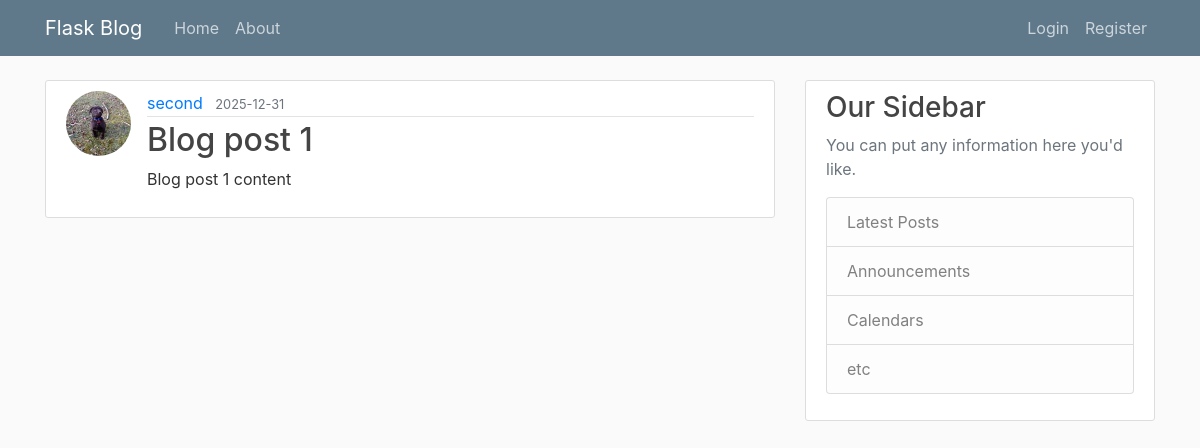
Page /home on the earlier database version.
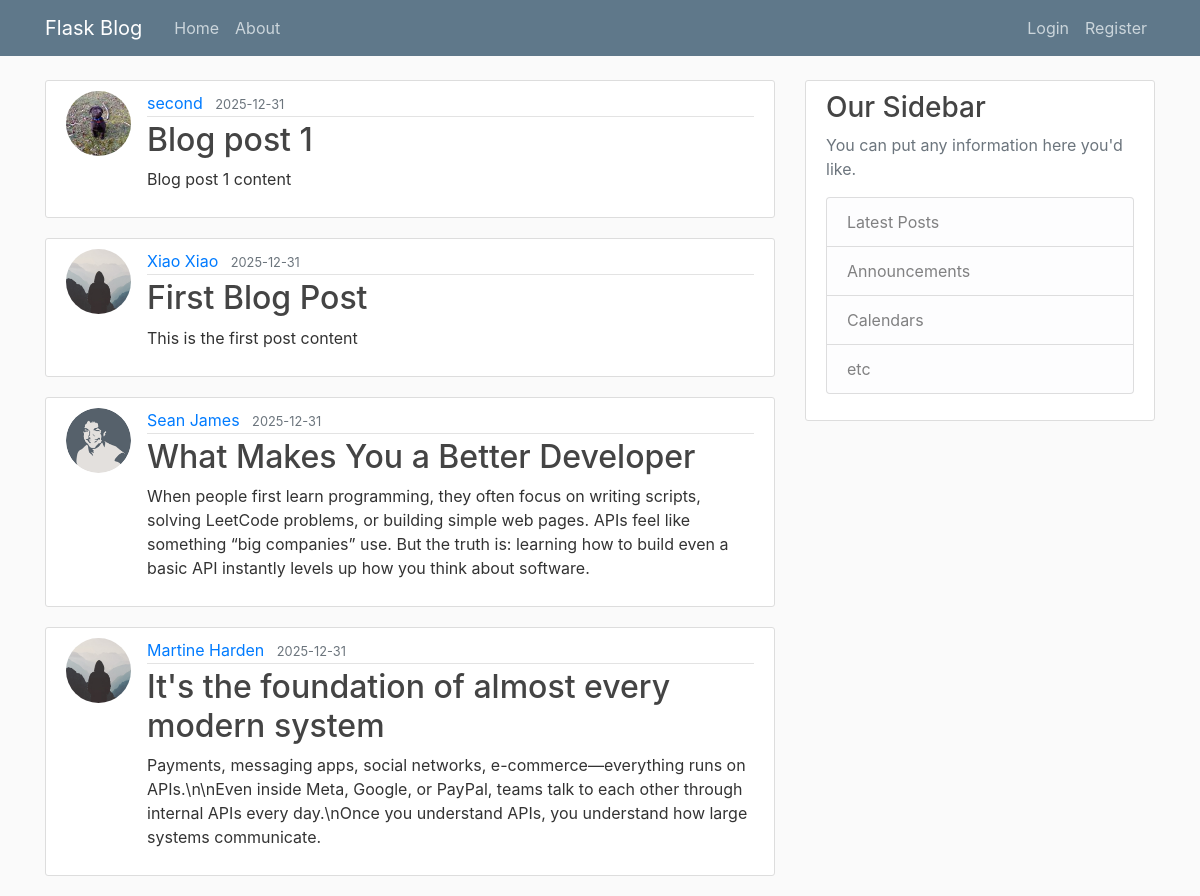
Same page on the later database version.
### flaskblog/models.py (models this page shows, shortened)
class Post(db.Model):
    __tablename__ = 'post'
    id = db.Column(db.Integer, primary_key=True)
    title = db.Column(db.String, nullable=False)
    date_posted = db.Column(db.DateTime, nullable=False, default=datetime.utcnow)
    content = db.Column(db.Text, nullable=False)
    user_id = db.Column(db.Integer, db.ForeignKey('user.id'), nullable=False)

class User(db.Model, UserMixin):
    __tablename__ = 'user'  # explicitly name the table
    id = db.Column(db.Integer, primary_key=True)
    username = db.Column(db.String, unique=True, nullable=False)
    email = db.Column(db.String, unique=True, nullable=False)
    image_file = db.Column(db.String, nullable=False, default='default.jpg')
    password = db.Column(db.String, nullable=False)
    posts = db.relationship('Post', backref='author', lazy=True)

### flaskblog/routes.py (the view)
@app.route("/")
@app.route("/home")
def home():
    posts = Post.query.all()
    return render_template("home.html", posts=posts)

### flaskblog/templates/home.html
{% extends "layout.html" %}
{% block content %}
    {% for post in posts %}
        <article class="media content-section">
          <img class="rounded-circle article-img" src="{{ url_for('static', filename='profile_pics/' + post.author.image_file) }}">
          <div class="media-body">
            <div class="article-metadata">
              <a class="mr-2" href="#">{{ post.author.username }}</a>
              <small class="text-muted">{{ post.date_posted.strftime('%Y-%m-%d') }}</small>
            </div>
            <h2><a class="article-title" href="{{ url_for('post', post_id=post.id) }}">{{ post.title }}</a></h2>
            <p class="article-content">{{ post.content }}</p>
          </div>
        </article>
    {% endfor %}
{% endblock content %}

### flaskblog/templates/layout.html (shortened to what this page needs)
<!DOCTYPE html>
<html>
<head>
    <link rel="stylesheet" href="https://maxcdn.bootstrapcdn.com/bootstrap/4.0.0/css/bootstrap.min.css">
    <link rel="stylesheet" type="text/css" href="{{ url_for('static', filename='main.css') }}">
</head>
<body>
    <header class="site-header">
      <nav class="navbar navbar-expand-md navbar-dark bg-steel fixed-top">
        <div class="container">
          <a class="navbar-brand mr-4" href="/">Flask Blog</a>
          <div class="collapse navbar-collapse" id="navbarToggle">
            <div class="navbar-nav mr-auto">
              <a class="nav-item nav-link" href="{{ url_for('home') }}">Home</a>
              <a class="nav-item nav-link" href="{{ url_for('about') }}">About</a>
            </div>
            <div class="navbar-nav">
              {% if current_user.is_authenticated %}
                <a class="nav-item nav-link" href="{{ url_for('new_post') }}">New Post</a>
                <a class="nav-item nav-link" href="{{ url_for('account') }}">Account</a>
                <a class="nav-item nav-link" href="{{ url_for('logout') }}">Logout</a>
              {% else %}
                <a class="nav-item nav-link" href="{{ url_for('login') }}">Login</a>
                <a class="nav-item nav-link" href="{{ url_for('register') }}">Register</a>
              {% endif %}
            </div>
          </div>
        </div>
      </nav>
    </header>
    <main role="main" class="container">
      <div class="row">
        <div class="col-md-8">
          {% block content %}{% endblock %}
        </div>
        <div class="col-md-4">
          <div class="content-section">
            <h3>Our Sidebar</h3>
            <p class='text-muted'>You can put any information here you'd like.
              <ul class="list-group">
                <li class="list-group-item list-group-item-light">Latest Posts</li>
                <li class="list-group-item list-group-item-light">Announcements</li>
                <li class="list-group-item list-group-item-light">Calendars</li>
                <li class="list-group-item list-group-item-light">etc</li>
              </ul>
            </p>
          </div>
        </div>
      </div>
    </main>
</body>
</html>

### flaskblog/static/main.css (style rules this page uses)
body { background: #fafafa; color: #333333; margin-top: 5rem; }
h1, h2, h3, h4, h5, h6 { color: #444444; }
.bg-steel { background-color: #5f788a; }
.site-header .navbar-nav .nav-link { color: #cbd5db; }
.content-section { background: #ffffff; padding: 10px 20px; border: 1px solid #dddddd; border-radius: 3px; margin-bottom: 20px; }
.article-title { color: #444444; }
.article-content { white-space: pre-line; }
.article-img { height: 65px; width: 65px; margin-right: 16px; }
.article-metadata { padding-bottom: 1px; margin-bottom: 4px; border-bottom: 1px solid #e3e3e3 }

Differences in the rows shown:
added Post: image_file (placeholder picture), author.username "Xiao Xiao", date_posted "2025-12-31", title "First Blog Post", content "This is the first post content"
added Post: image_file (picture), author.username "Sean James", date_posted "2025-12-31", title "What Makes You a Better Developer", content "When people first learn programming, they often focus on writing scripts, solving LeetCode problems, or building simple web pages. APIs feel like something “big companies” use. But the truth is: learning how to build even a basic API instantly levels up how you think about software."
added Post: image_file (placeholder picture), author.username "Martine Harden", date_posted "2025-12-31", title "It's the foundation of almost every modern system", content "Payments, messaging apps, social networks, e-commerce—everything runs on APIs.\\n\\nEven inside Meta, Google, or PayPal, teams talk to each other through internal APIs every day.\\nOnce you understand APIs, you understand how large systems communicate."
